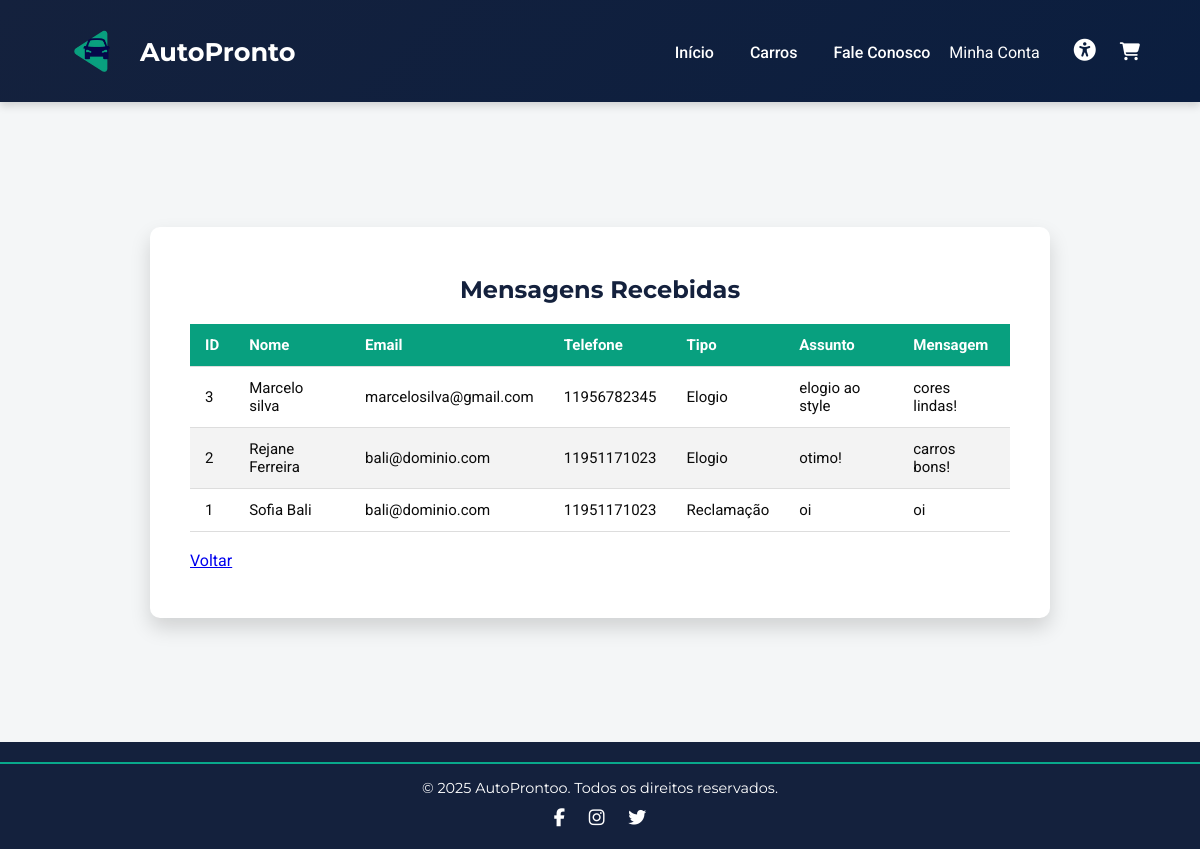
/admin_contatos, run on an earlier commit of the app's database.
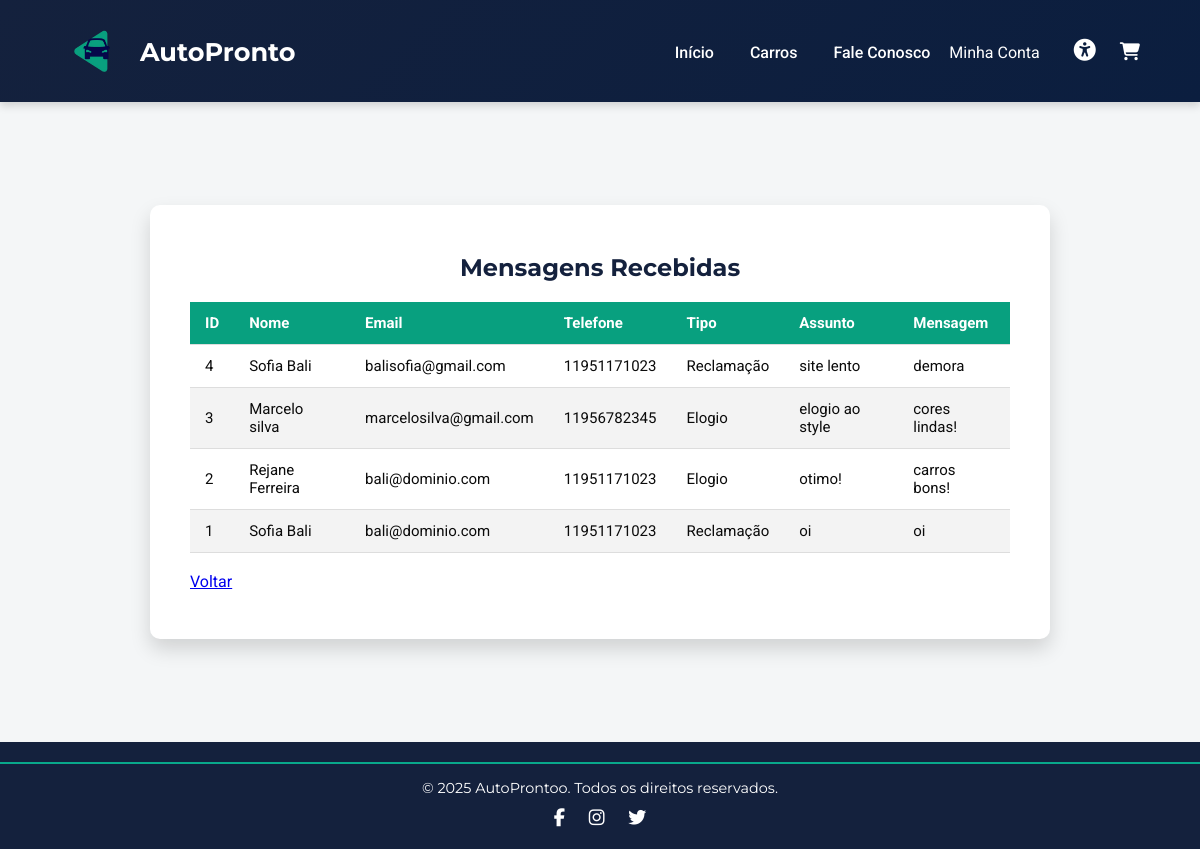
And on a later commit of the database.
### tables this page shows
CREATE TABLE contato (
    id INTEGER PRIMARY KEY AUTOINCREMENT,
    nome TEXT,
    email TEXT,
    telefone TEXT,
    tipo TEXT,
    assunto TEXT,
    mensagem TEXT
);

### app.py (the view)
@app.route('/admin_contatos')
def admin_contatos():
    conn = sqlite3.connect('locadora.db')
    c = conn.cursor()
    c.execute("SELECT * FROM contato ORDER BY id DESC")
    mensagens = c.fetchall()
    conn.close()
    return render_template('admin/admin_contatos.html', mensagens=mensagens)

### templates/admin/admin_contatos.html (shortened to what this page needs)
{% extends "base.html" %}
{% block content %}
<div class="cadastro-container">
    <div class="form-card">
        <h2>Mensagens Recebidas</h2>
        {% if mensagens|length == 0 %}
            <p style="text-align:center; font-size:18px;">Nenhuma mensagem encontrada.</p>
        {% else %}
        <div class="table-wrapper">
            <table class="styled-table">
                <thead>
                    <tr>
                        <th>ID</th>
                        <th>Nome</th>
                        <th>Email</th>
                        <th>Telefone</th>
                        <th>Tipo</th>
                        <th>Assunto</th>
                        <th>Mensagem</th>
                    </tr>
                </thead>
                <tbody>
                {% for m in mensagens %}
                    <tr>
                        <td>{{ m[0] }}</td>
                        <td>{{ m[1] }}</td>
                        <td>{{ m[2] }}</td>
                        <td>{{ m[3] }}</td>
                        <td>{{ m[4] }}</td>
                        <td>{{ m[5] }}</td>
                        <td class="mensagem">{{ m[6] }}</td>
                    </tr>
                {% endfor %}
                </tbody>
            </table>
        </div>
        {% endif %}
        <br>
        <a href="{{ url_for('admin_dashboard') }}" class="btn-secondary">Voltar</a>
    </div>
</div>
{% endblock %}

### templates/base.html (shortened to what this page needs)
<!DOCTYPE html>
<html lang="pt-BR">
  <head>
    <link
      rel="stylesheet"
      href="{{ url_for('static', filename='style.css') }}"
    />
    <link
      rel="stylesheet"
      href="https://cdnjs.cloudflare.com/ajax/libs/font-awesome/6.5.0/css/all.min.css"
    />
  </head>
  <body>
    <div class="main-content">
      <header>
        <h1><img
            src="{{ url_for('static', filename='img/logo.png') }}"
            alt="Logo da AutoPronto"
            class="header-logo"
        >AutoPronto</h1>
        <nav>
          <a href="{{ url_for('index') }}">Início</a>
          <a href="{{ url_for('carros') }}">Carros</a>
          <a href="{{ url_for('fale_conosco') }}">Fale Conosco</a>
          <div class="dropdown">
            <label for="toggleConta" class="nav-link minha-conta-btn"
              >Minha Conta</label
            >
          </div>
          <button
            id="access-btn"
            class="accessibility-btn"
            aria-label="Acessibilidade"
          >
            <i class="fa-solid fa-universal-access"></i>
          </button>
          <a href="{{ url_for('carrinho') }}" class="carrinho-link">
            <i class="fa-solid fa-cart-shopping"></i>
          </a>
        </nav>
      </header>
      <main>
         {% block content %}{% endblock %}
      </main>
    </div>
    {% include 'footer.html' %}
  </body>
</html>

### templates/footer.html
<footer class="site-footer">
    <div class="footer-top">
        <p>&copy; 2025 AutoProntoo. Todos os direitos reservados.</p>
        <div class="social-icons">
            <a href="https://www.facebook.com" target="_blank"><i class="fab fa-facebook-f"></i></a>
            <a href="https://www.instagram.com" target="_blank"><i class="fab fa-instagram"></i></a>
            <a href="https://www.twitter.com" target="_blank"><i class="fab fa-twitter"></i></a>
        </div>
    </div>
</footer>

### static/style.css (style rules this page uses)
:root { --azul: #14213d; --verde: #09a88b; --cinza: #f4f6f7; --branco: #ffffff; --preto: #0b0b0b; }
* { margin: 0; padding: 0; box-sizing: border-box; }
body { font-family: "Roboto", sans-serif; background-color: var(--cinza); color: var(--preto); overflow-x: hidden; scroll-behavior: smooth; }
header { background: linear-gradient(135deg, var(--azul), #0b1e3f); color: var(--branco); display: flex; justify-content: space-between; align-items: center; padding: 1rem 5%; box-shadow: 0 4px 8px rgba(0, 0, 0, 0.15); position: sticky; top: 0; z-index: 1000; }
.header-logo { height: 70px; width: auto; margin-right: 10px; filter: none; }
header h1 { display: flex; align-items: center; margin: 0; font-family: "Montserrat", sans-serif; font-weight: 700; font-size: 1.6rem; }
nav a { color: var(--branco); text-decoration: none; margin-left: 2rem; font-weight: 500; position: relative; transition: 0.3s; }
nav a::after { content: ""; position: absolute; bottom: -4px; left: 0; width: 0%; height: 2px; background: var(--verde); transition: width 0.3s ease; }
footer { text-align: center; padding: 1.2rem; background-color: var(--azul); color: var(--branco); font-size: 0.9rem; }
.cadastro-container { display: flex; justify-content: center; align-items: center; min-height: 80vh; background-color: var(--cinza); padding: 2rem; }
.form-card { background-color: var(--branco); border-radius: 10px; padding: 3rem 2.5rem; width: 100%; max-width: 900px; box-shadow: 0 10px 20px rgba(0, 0, 0, 0.15); }
.form-card h2 { text-align: center; color: var(--azul); font-family: "Montserrat", sans-serif; margin-bottom: 1rem; }
.carrinho-link { color: white; text-decoration: none; margin-left: 20px; font-size: 18px; }
html, body { height: 100%; margin: 0; display: flex; flex-direction: column; }
.main-content { flex: 1; }
.site-footer { background-color: #14213d; color: #ffffff; text-align: center; font-family: "Montserrat", sans-serif; padding: 20px 0; }
.site-footer .footer-top { border-top: 2px solid #09a88b; padding-top: 15px; }
.site-footer .social-icons { margin-top: 10px; }
.site-footer .social-icons a { color: #ffffff; margin: 0 10px; font-size: 18px; transition: color 0.3s; }
.dropdown { position: relative; display: inline-block; }
.minha-conta-btn { color: var(--branco); padding: 10px 15px; text-decoration: none; cursor: pointer; transition: 0.3s ease; }
.accessibility-btn { background: none; border: none; cursor: pointer; font-size: 22px; color: white; margin-left: 15px; }
.table-wrapper { overflow-x: auto; margin-top: 20px; }
.styled-table { width: 100%; border-collapse: collapse; font-size: 15px; background-color: #fff; }
.styled-table thead tr { background-color: #08a07f; color: white; text-align: left; }
.styled-table th, .styled-table td { padding: 12px 15px; border-bottom: 1px solid #dddddd; }
.styled-table tbody tr:nth-of-type(even) { background-color: #f3f3f3; }
.mensagem { max-width: 300px; white-space: normal; word-wrap: break-word; }

What changed in the data, as far as the page shows it:
added contato: id "4", nome "Sofia Bali", email "balisofia@gmail.com", telefone "11951171023", tipo "Reclamação", assunto "site lento", mensagem "demora"
